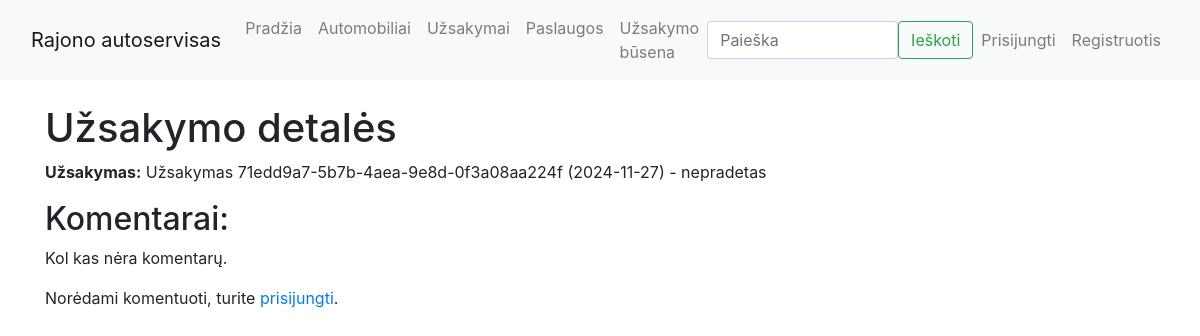
/autoservice/uzsakymai/71edd9a7-5b7b-4aea-9e8d-0f3a08aa224f, run on an earlier commit of the app's database.
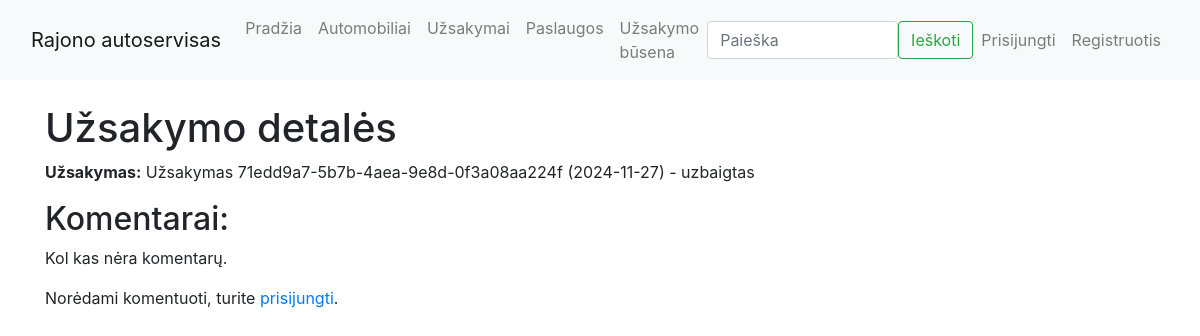
And on a later commit of the database.
### autoservice/models.py (models this page shows, shortened)
class Uzsakymas(models.Model):
    STATUSO_BUSENA = [
        ('nepradetas', 'Nepradėtas'),
        ('vykdomas', 'Vykdomas'),
        ('uzbaigtas', 'Užbaigtas'),
        ('atsauktas', 'Atšauktas')
    ]
    id = models.UUIDField(primary_key=True, default=uuid.uuid4)
    data = models.DateField('Data', auto_now_add=True)
    automobilis = models.ForeignKey(Automobilis, on_delete=models.CASCADE)
    statusas = models.CharField(max_length=20, choices=STATUSO_BUSENA, default='nepradetas')
    vartotojas = models.ForeignKey(User, on_delete=models.SET_NULL, null=True, blank=True)
    grazinimo_terminas = models.DateField('Gražinimo terminas', null=True, blank=True)
    def __str__(self):
        return f"Užsakymas {self.id} ({self.data}) - {self.statusas}"
    class Meta:
        verbose_name = "Užsakymas"
        verbose_name_plural = "Užsakymai"

### autoservice/views.py (the view, shortened to what this page needs)
# urls.py: path('uzsakymai/<uuid:pk>', views.UzsakymasDetails.as_view(), name='uzsakymas_detail'),
class UzsakymasDetails(FormMixin, DetailView):
    model = Uzsakymas
    template_name = 'uzsakymas_detail.html'
    form_class = CommentForm

### autoservice/forms.py
class CommentForm(forms.ModelForm):
    class Meta:
        model = UzsakymoKomentaras
        fields = ('content',)
        widgets = {
            'content': forms.Textarea(attrs={'rows': 4, 'placeholder': 'Palikite komentarą...'}),
        }

### autoservice/templates/uzsakymas_detail.html
{% extends "base.html" %}
{% block content %}
    <h1>Užsakymo detalės</h1>
    <p><strong>Užsakymas:</strong> {{ uzsakymas }}</p>
    <h2>Komentarai:</h2>
    {% for comment in uzsakymas.comments.all %}
        <div>
            <p><strong>{{ comment.user.username }}</strong>: {{ comment.content }}</p>
            <small>{{ comment.created_at }}</small>
        </div>
    {% empty %}
        <p>Kol kas nėra komentarų.</p>
    {% endfor %}
    {% if user.is_authenticated %}
        <h3>Palikite komentarą</h3>
        <form method="post">
            {% csrf_token %}
            {{ form.as_p }}
            <button type="submit" class="btn btn-primary">Siųsti</button>
        </form>
    {% else %}
        <p>Norėdami komentuoti, turite <a href="{% url 'login' %}">prisijungti</a>.</p>
    {% endif %}
{% endblock %}

What changed in the data, as far as the page shows it:
changed Uzsakymas: id+data+statusas "Užsakymas 71edd9a7-5b7b-4aea-9e8d-0f3a08aa224f (2024-11-27) - nepradetas" → "Užsakymas 71edd9a7-5b7b-4aea-9e8d-0f3a08aa224f (2024-11-27) - uzbaigtas"
